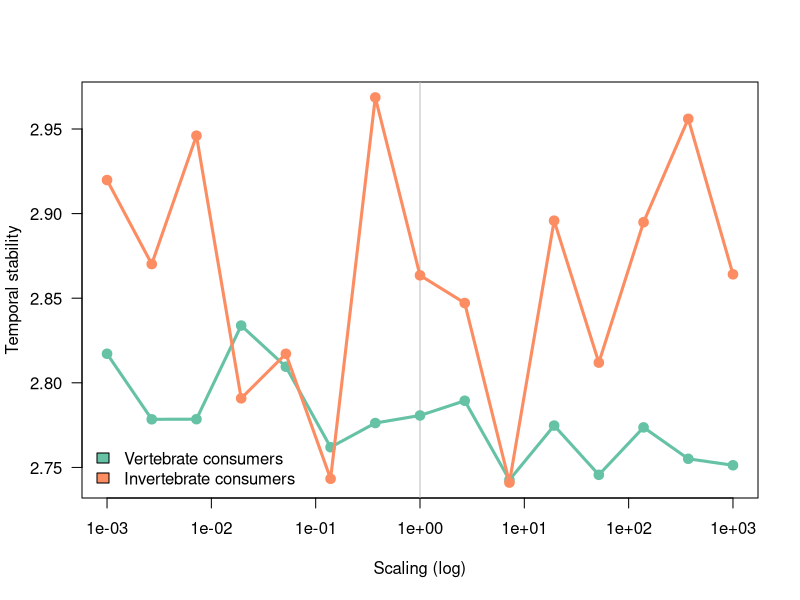

This chart was generated by the following R code:
d <- read.table("./figures/sm2.dat", h=T)
d <- subset(d, stability > -10)
d <- aggregate(d, by=list(vert=d$vertebrates, d$Z), mean)

d$vert <- as.vector(d$vert)

library(RColorBrewer)

pdf("figures/vertebrate.pdf")

palette(brewer.pal(3, "Set2"))

plot(0, pch=NA, xlim=range(d$Z), ylim=range(d$biomass),
      xlab = "Scaling (log)", ylab = "Temporal stability",
      las = 1, log='x')

abline(v=1, col='grey')

i <- 1
for(v in unique(d$vert)) {
  x <- subset(d, vert == v)
  lines(biomass~Z, x, col = i, type='o', pch=19, lwd=3)
  i <- i + 1
}

legend("bottomleft", fill=c(1:3),
      legend=c("Vertebrate consumers", "Invertebrate consumers"),
      bty='n')

dev.off()
